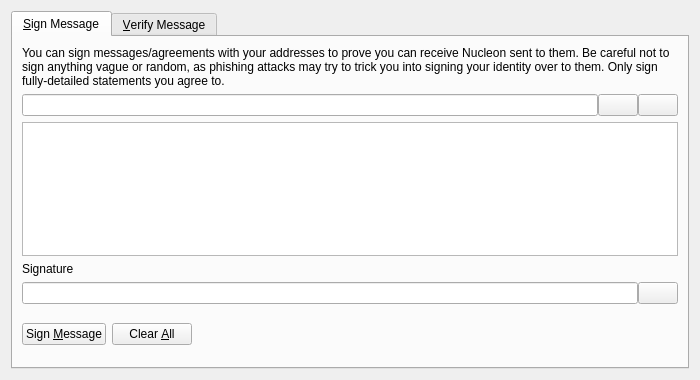
<?xml version="1.0" encoding="UTF-8"?>
<ui version="4.0">
 <class>SignVerifyMessageDialog</class>
 <widget class="QDialog" name="SignVerifyMessageDialog">
  <property name="geometry">
   <rect>
    <x>0</x>
    <y>0</y>
    <width>700</width>
    <height>380</height>
   </rect>
  </property>
  <property name="windowTitle">
   <string>Signatures - Sign / Verify a Message</string>
  </property>
  <property name="modal">
   <bool>true</bool>
  </property>
  <layout class="QVBoxLayout" name="verticalLayout">
   <item>
    <widget class="QTabWidget" name="tabWidget">
     <property name="currentIndex">
      <number>0</number>
     </property>
     <widget class="QWidget" name="tabSignMessage">
      <attribute name="title">
       <string>&amp;Sign Message</string>
      </attribute>
      <layout class="QVBoxLayout" name="verticalLayout_SM">
       <item>
        <widget class="QLabel" name="infoLabel_SM">
         <property name="text">
          <string>You can sign messages/agreements with your addresses to prove you can receive Nucleon sent to them. Be careful not to sign anything vague or random, as phishing attacks may try to trick you into signing your identity over to them. Only sign fully-detailed statements you agree to.</string>
         </property>
         <property name="textFormat">
          <enum>Qt::PlainText</enum>
         </property>
         <property name="wordWrap">
          <bool>true</bool>
         </property>
        </widget>
       </item>
       <item>
        <layout class="QHBoxLayout" name="horizontalLayout_1_SM">
         <property name="spacing">
          <number>0</number>
         </property>
         <item>
          <widget class="QValidatedLineEdit" name="addressIn_SM">
           <property name="toolTip">
            <string>The Nucleon address to sign the message with</string>
           </property>
          </widget>
         </item>
         <item>
          <widget class="QPushButton" name="addressBookButton_SM">
           <property name="toolTip">
            <string>Choose previously used address</string>
           </property>
           <property name="text">
            <string/>
           </property>
           <property name="shortcut">
            <string>Alt+A</string>
           </property>
           <property name="autoDefault">
            <bool>false</bool>
           </property>
          </widget>
         </item>
         <item>
          <widget class="QPushButton" name="pasteButton_SM">
           <property name="toolTip">
            <string>Paste address from clipboard</string>
           </property>
           <property name="text">
            <string/>
           </property>
           <property name="shortcut">
            <string>Alt+P</string>
           </property>
           <property name="autoDefault">
            <bool>false</bool>
           </property>
          </widget>
         </item>
        </layout>
       </item>
       <item>
        <widget class="QPlainTextEdit" name="messageIn_SM">
         <property name="toolTip">
          <string>Enter the message you want to sign here</string>
         </property>
        </widget>
       </item>
       <item>
        <widget class="QLabel" name="signatureLabel_SM">
         <property name="text">
          <string>Signature</string>
         </property>
         <property name="textFormat">
          <enum>Qt::PlainText</enum>
         </property>
        </widget>
       </item>
       <item>
        <layout class="QHBoxLayout" name="horizontalLayout_2_SM">
         <property name="spacing">
          <number>0</number>
         </property>
         <item>
          <widget class="QLineEdit" name="signatureOut_SM">
           <property name="font">
            <font>
             <italic>true</italic>
            </font>
           </property>
           <property name="readOnly">
            <bool>true</bool>
           </property>
          </widget>
         </item>
         <item>
          <widget class="QPushButton" name="copySignatureButton_SM">
           <property name="toolTip">
            <string>Copy the current signature to the system clipboard</string>
           </property>
           <property name="text">
            <string/>
           </property>
           <property name="autoDefault">
            <bool>false</bool>
           </property>
          </widget>
         </item>
        </layout>
       </item>
       <item>
        <layout class="QHBoxLayout" name="horizontalLayout_3_SM">
         <item>
          <widget class="QPushButton" name="signMessageButton_SM">
           <property name="toolTip">
            <string>Sign the message to prove you own this Nucleon address</string>
           </property>
           <property name="text">
            <string>Sign &amp;Message</string>
           </property>
           <property name="autoDefault">
            <bool>false</bool>
           </property>
          </widget>
         </item>
         <item>
          <widget class="QPushButton" name="clearButton_SM">
           <property name="toolTip">
            <string>Reset all sign message fields</string>
           </property>
           <property name="text">
            <string>Clear &amp;All</string>
           </property>
           <property name="autoDefault">
            <bool>false</bool>
           </property>
          </widget>
         </item>
         <item>
          <spacer name="horizontalSpacer_1_SM">
           <property name="orientation">
            <enum>Qt::Horizontal</enum>
           </property>
           <property name="sizeHint" stdset="0">
            <size>
             <width>40</width>
             <height>48</height>
            </size>
           </property>
          </spacer>
         </item>
         <item>
          <widget class="QLabel" name="statusLabel_SM">
           <property name="font">
            <font>
             <weight>75</weight>
             <bold>true</bold>
            </font>
           </property>
           <property name="text">
            <string/>
           </property>
           <property name="wordWrap">
            <bool>true</bool>
           </property>
          </widget>
         </item>
         <item>
          <spacer name="horizontalSpacer_2_SM">
           <property name="orientation">
            <enum>Qt::Horizontal</enum>
           </property>
           <property name="sizeHint" stdset="0">
            <size>
             <width>40</width>
             <height>48</height>
            </size>
           </property>
          </spacer>
         </item>
        </layout>
       </item>
      </layout>
     </widget>
     <widget class="QWidget" name="tabVerifyMessage">
      <attribute name="title">
       <string>&amp;Verify Message</string>
      </attribute>
      <layout class="QVBoxLayout" name="verticalLayout_VM">
       <item>
        <widget class="QLabel" name="infoLabel_VM">
         <property name="text">
          <string>Enter the receiver's address, message (ensure you copy line breaks, spaces, tabs, etc. exactly) and signature below to verify the message. Be careful not to read more into the signature than what is in the signed message itself, to avoid being tricked by a man-in-the-middle attack. Note that this only proves the signing party receives with the address, it cannot prove sendership of any transaction!</string>
         </property>
         <property name="textFormat">
          <enum>Qt::PlainText</enum>
         </property>
         <property name="alignment">
          <set>Qt::AlignLeading|Qt::AlignLeft|Qt::AlignTop</set>
         </property>
         <property name="wordWrap">
          <bool>true</bool>
         </property>
        </widget>
       </item>
       <item>
        <layout class="QHBoxLayout" name="horizontalLayout_1_VM">
         <property name="spacing">
          <number>0</number>
         </property>
         <item>
          <widget class="QValidatedLineEdit" name="addressIn_VM">
           <property name="toolTip">
            <string>The Nucleon address the message was signed with</string>
           </property>
          </widget>
         </item>
         <item>
          <widget class="QPushButton" name="addressBookButton_VM">
           <property name="toolTip">
            <string>Choose previously used address</string>
           </property>
           <property name="text">
            <string/>
           </property>
           <property name="shortcut">
            <string>Alt+A</string>
           </property>
           <property name="autoDefault">
            <bool>false</bool>
           </property>
          </widget>
         </item>
        </layout>
       </item>
       <item>
        <widget class="QPlainTextEdit" name="messageIn_VM"/>
       </item>
       <item>
        <widget class="QValidatedLineEdit" name="signatureIn_VM"/>
       </item>
       <item>
        <layout class="QHBoxLayout" name="horizontalLayout_2_VM">
         <item>
          <widget class="QPushButton" name="verifyMessageButton_VM">
           <property name="toolTip">
            <string>Verify the message to ensure it was signed with the specified Nucleon address</string>
           </property>
           <property name="text">
            <string>Verify &amp;Message</string>
           </property>
           <property name="autoDefault">
            <bool>false</bool>
           </property>
          </widget>
         </item>
         <item>
          <widget class="QPushButton" name="clearButton_VM">
           <property name="toolTip">
            <string>Reset all verify message fields</string>
           </property>
           <property name="text">
            <string>Clear &amp;All</string>
           </property>
           <property name="autoDefault">
            <bool>false</bool>
           </property>
          </widget>
         </item>
         <item>
          <spacer name="horizontalSpacer_1_VM">
           <property name="orientation">
            <enum>Qt::Horizontal</enum>
           </property>
           <property name="sizeHint" stdset="0">
            <size>
             <width>40</width>
             <height>48</height>
            </size>
           </property>
          </spacer>
         </item>
         <item>
          <widget class="QLabel" name="statusLabel_VM">
           <property name="font">
            <font>
             <weight>75</weight>
             <bold>true</bold>
            </font>
           </property>
           <property name="text">
            <string/>
           </property>
           <property name="wordWrap">
            <bool>true</bool>
           </property>
          </widget>
         </item>
         <item>
          <spacer name="horizontalSpacer_2_VM">
           <property name="orientation">
            <enum>Qt::Horizontal</enum>
           </property>
           <property name="sizeHint" stdset="0">
            <size>
             <width>40</width>
             <height>48</height>
            </size>
           </property>
          </spacer>
         </item>
        </layout>
       </item>
      </layout>
     </widget>
    </widget>
   </item>
  </layout>
 </widget>
 <customwidgets>
  <customwidget>
   <class>QValidatedLineEdit</class>
   <extends>QLineEdit</extends>
   <header>qvalidatedlineedit.h</header>
  </customwidget>
 </customwidgets>
 <resources>
  <include location="../neon.qrc"/>
 </resources>
 <connections/>
</ui>
